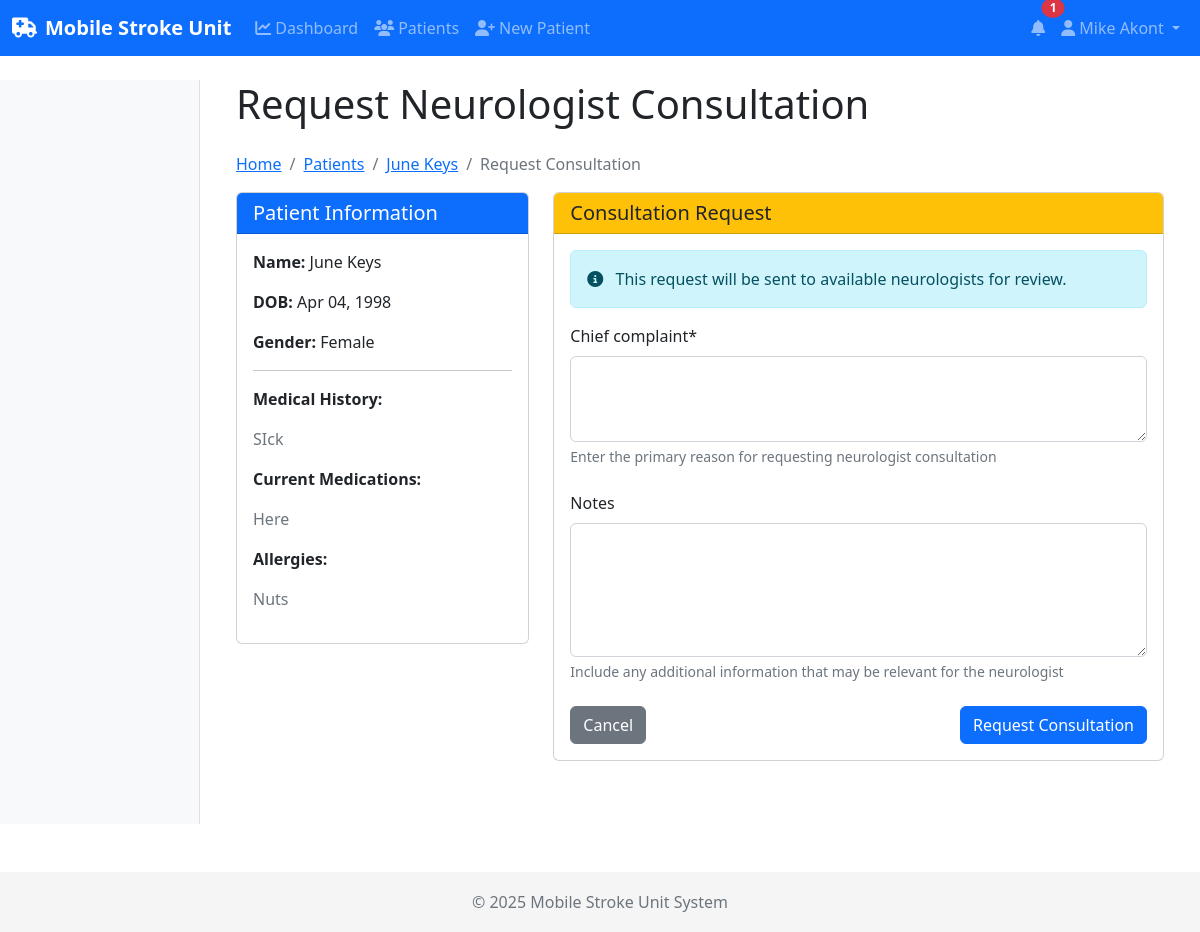
The page /consultations/request/11/ (signed in) on the database its author committed.
### accounts/models.py (models this page shows, shortened)
class User(AbstractUser):
    class Role(models.TextChoices):
        PATIENT = 'PATIENT', 'Patient'
        TECHNICIAN = 'TECHNICIAN', 'Technician'
        NEUROLOGIST = 'NEUROLOGIST', 'Neurologist'
    role = models.CharField(
        max_length=20,
        choices=Role.choices,
        default=Role.PATIENT
    )
    phone_number = models.CharField(max_length=15, blank=True)
    groups = models.ManyToManyField(
        'auth.Group',
        related_name='custom_user_set',
        blank=True,
        help_text='The groups this user belongs to. A user will get all permissions granted to each of their groups.',
        verbose_name='groups',
    )
    user_permissions = models.ManyToManyField(
        'auth.Permission',
        related_name='custom_user_set',
        blank=True,
        help_text='Specific permissions for this user.',
        verbose_name='user permissions',
    )
    @property
    def is_technician(self):
        return self.role == self.Role.TECHNICIAN

### patients/models.py (models this page shows, shortened)
class Patient(models.Model):
    GENDER_CHOICES = [
        ('M', 'Male'),
        ('F', 'Female'),
        ('O', 'Other'),
    ]
    first_name = models.CharField(max_length=100)
    last_name = models.CharField(max_length=100)
    date_of_birth = models.DateField()
    gender = models.CharField(max_length=1, choices=GENDER_CHOICES)
    phone_number = models.CharField(max_length=15, blank=True)
    address = models.TextField(blank=True)
    emergency_contact_name = models.CharField(max_length=100, blank=True)
    emergency_contact_phone = models.CharField(max_length=15, blank=True)
    medical_history = models.TextField(blank=True)
    current_medications = models.TextField(blank=True)
    allergies = models.TextField(blank=True)
    registered_by = models.ForeignKey(User, on_delete=models.SET_NULL, null=True, related_name='registered_patients')
    registration_date = models.DateTimeField(auto_now_add=True)
    user_account = models.OneToOneField(User, on_delete=models.SET_NULL, null=True, blank=True, related_name='patient_record')
    access_code = models.CharField(max_length=8, unique=True, blank=True, null=True)
    access_code_expiry = models.DateTimeField(blank=True, null=True)
    class Meta:
        ordering = ['-registration_date']

### consultations/views.py (the view)
# urls.py: path('request/<int:patient_id>/', views.request_consultation, name='request_consultation'),
@login_required
def request_consultation(request, patient_id):
    patient = get_object_or_404(Patient, id=patient_id)
    is_technician = request.user.role == 'TECHNICIAN' if hasattr(request.user, 'role') else False
    if hasattr(request.user, 'is_technician') and request.user.is_technician:
        is_technician = True
    if not is_technician and not request.user.is_superuser:
        messages.error(request, "Only technicians can request consultations.")
        return redirect('patients:detail', patient_id=patient_id)
    if request.method == 'POST':
        chief_complaint = request.POST.get('chief_complaint')
        notes = request.POST.get('notes', '')
        if not chief_complaint:
            messages.error(request, "Chief complaint is required.")
            return redirect('patients:list')
        consultation = Consultation.objects.create(
            patient=patient,
            requested_by=request.user,
            chief_complaint=chief_complaint,
            notes=notes,
            status='REQUESTED'
        )
        from accounts.models import User
        neurologists = User.objects.filter(role='NEUROLOGIST')
        for neurologist in neurologists:
            Notification.objects.create(
                user=neurologist,
                notification_type='CONSULTATION',
                title='New Consultation Request',
                message=f'New consultation requested for {patient.first_name} {patient.last_name}',
                related_consultation=consultation
            )
        messages.success(request, "Consultation request submitted successfully.")
        return redirect('consultations:detail', consultation_id=consultation.id)
    else:
        form = ConsultationRequestForm()
    return render(request, 'consultations/request_consultation.html', {
        'form': form,
        'patient': patient,
    })

### consultations/forms.py
class ConsultationRequestForm(forms.ModelForm):
    class Meta:
        model = Consultation
        fields = ['chief_complaint', 'notes']
        widgets = {
            'chief_complaint': forms.Textarea(attrs={'rows': 3, 'class': 'form-control'}),
            'notes': forms.Textarea(attrs={'rows': 5, 'class': 'form-control'})
        }
        help_texts = {
            'chief_complaint': 'Enter the primary reason for requesting neurologist consultation',
            'notes': 'Include any additional information that may be relevant for the neurologist'
        }

### templates/consultations/request_consultation.html (shortened to what this page needs)
{% extends "base.html" %}
{% load crispy_forms_tags %}
{% block content %}
<div class="container">
    <h1 class="mb-4">Request Neurologist Consultation</h1>
    <nav aria-label="breadcrumb">
        <ol class="breadcrumb">
            <li class="breadcrumb-item"><a href="{% url 'home' %}">Home</a></li>
            <li class="breadcrumb-item"><a href="{% url 'patients:list' %}">Patients</a></li>
            <li class="breadcrumb-item"><a href="{% url 'patients:detail' patient.id %}">{{ patient.first_name }} {{ patient.last_name }}</a></li>
            <li class="breadcrumb-item active">Request Consultation</li>
        </ol>
    </nav>
    <div class="row">
        <div class="col-md-4 mb-4">
            <div class="card">
                <div class="card-header bg-primary text-white">
                    <h5 class="mb-0">Patient Information</h5>
                </div>
                <div class="card-body">
                    <p><strong>Name:</strong> {{ patient.first_name }} {{ patient.last_name }}</p>
                    <p><strong>DOB:</strong> {{ patient.date_of_birth|date:"M d, Y" }}</p>
                    <p><strong>Gender:</strong> {{ patient.get_gender_display }}</p>
                    <hr>
                    <p><strong>Medical History:</strong></p>
                    <p class="text-muted">{{ patient.medical_history|linebreaksbr|default:"None provided" }}</p>
                    <p><strong>Current Medications:</strong></p>
                    <p class="text-muted">{{ patient.current_medications|linebreaksbr|default:"None provided" }}</p>
                    <p><strong>Allergies:</strong></p>
                    <p class="text-muted">{{ patient.allergies|linebreaksbr|default:"None" }}</p>
                </div>
            </div>
        </div>
        <div class="col-md-8">
            <div class="card">
                <div class="card-header bg-warning">
                    <h5 class="mb-0">Consultation Request</h5>
                </div>
                <div class="card-body">
                    <p class="alert alert-info">
                        <i class="fas fa-info-circle me-2"></i>
                        This request will be sent to available neurologists for review.
                    </p>
                    <form method="post" novalidate>
                        <div class="mb-4">
                            {{ form.chief_complaint|as_crispy_field }}
                        </div>
                        <div class="mb-4">
                            {{ form.notes|as_crispy_field }}
                        </div>
                        <div class="d-flex justify-content-between">
                            <a href="{% url 'patients:detail' patient.id %}" class="btn btn-secondary">Cancel</a>
                            <button type="submit" class="btn btn-primary">Request Consultation</button>
                        </div>
                    </form>
                </div>
            </div>
        </div>
    </div>
</div>
{% endblock %}

### templates/base.html (shortened to what this page needs)
<!DOCTYPE html>
<html lang="en">
<head>
    <link href="https://cdn.jsdelivr.net/npm/bootstrap@5.2.3/dist/css/bootstrap.min.css" rel="stylesheet">
    <link rel="stylesheet" href="https://cdnjs.cloudflare.com/ajax/libs/font-awesome/6.1.1/css/all.min.css">
</head>
<body>
    <nav class="navbar navbar-expand-md navbar-dark bg-primary fixed-top">
        <div class="container-fluid">
            <a class="navbar-brand" href="{% url 'home' %}">
                <i class="fas fa-ambulance me-2"></i>Mobile Stroke Unit
            </a>
            <div class="collapse navbar-collapse" id="navbarNav">
                <ul class="navbar-nav me-auto">
                    {% if user.is_authenticated %}
                        {% if user.is_technician %}
                            <li class="nav-item">
                                <a class="nav-link" href="{% url 'consultations:technician_dashboard' %}">
                                    <i class="fas fa-chart-line me-1"></i>Dashboard
                                </a>
                            </li>
                            <li class="nav-item">
                                <a class="nav-link" href="{% url 'patients:list' %}">
                                    <i class="fas fa-users me-1"></i>Patients
                                </a>
                            </li>
                            <li class="nav-item">
                                <a class="nav-link" href="{% url 'patients:register_patient' %}">
                                    <i class="fas fa-user-plus me-1"></i>New Patient
                                </a>
                            </li>
                        {% elif user.is_patient %}
                            <li class="nav-item">
                                <a class="nav-link" href="{% url 'patients:dashboard' %}">
                                    <i class="fas fa-chart-line me-1"></i>Dashboard
                                </a>
                            </li>
                        {% endif %}
                    {% endif %}
                </ul>
                <ul class="navbar-nav">
                    {% if user.is_authenticated %}
                        <li class="nav-item position-relative">
                            <a class="nav-link" href="{% url 'consultations:notifications' %}">
                                <i class="fas fa-bell"></i>
                                {% with unread_count=user.notifications.all|length %}
                                    {% if unread_count > 0 %}
                                        <span class="badge bg-danger notification-badge">
                                            {{ unread_count }}
                                        </span>
                                    {% endif %}
                                {% endwith %}
                            </a>
                        </li>
                        <li class="nav-item dropdown">
                            <a class="nav-link dropdown-toggle" href="#" id="navbarDropdown" role="button" data-bs-toggle="dropdown">
                                <i class="fas fa-user me-1"></i>{{ user.get_full_name|default:user.username }}
                            </a>
                        </li>
                    {% endif %}
                </ul>
            </div>
        </div>
    </nav>
    <div class="container-fluid content mt-4 mb-5">
        {% block content_full %}
            <div class="row">
                {% block sidebar %}
                    {% if user.is_authenticated %}
                        <div class="col-md-3 col-lg-2 d-md-block sidebar collapse">
                        </div>
                        <main class="col-md-9 col-lg-10 px-md-4">
                            {% block content %}{% endblock %}
                        </main>
                    {% else %}
                        <main class="col-12">
                            {% block main_content %}{% endblock %}
                        </main>
                    {% endif %}
                {% endblock %}
            </div>
        {% endblock %}
    </div>
    <footer class="footer">
        <div class="container text-center">
            <span class="text-muted">© {% now 'Y' %} Mobile Stroke Unit System</span>
        </div>
    </footer>
</body>
</html>

### templates/base.html (style rules this page uses)
body { padding-top: 56px; min-height: 100vh; display: flex; flex-direction: column; }
.content { flex: 1; }
.navbar-brand { font-weight: bold; }
.sidebar { min-height: calc(100vh - 56px); background-color: #f8f9fa; border-right: 1px solid #dee2e6; padding-top: 20px; }
.footer { margin-top: auto; height: 60px; background-color: #f5f5f5; display: flex; align-items: center; }
.notification-badge { position: absolute; top: 0; right: 0; padding: 0.25rem 0.5rem; font-size: 0.75rem; line-height: 1; border-radius: 50%; transform: translate(50%, -50%); }

### rows shown on the page
User: get_full_name "Mike Akont"
Patient: first_name "June", last_name "Keys", date_of_birth "Apr 04, 1998", gender "Female", medical_history "SIck", current_medications "Here", allergies "Nuts"

### other values the page prints
{{ unread_count }} "1"
